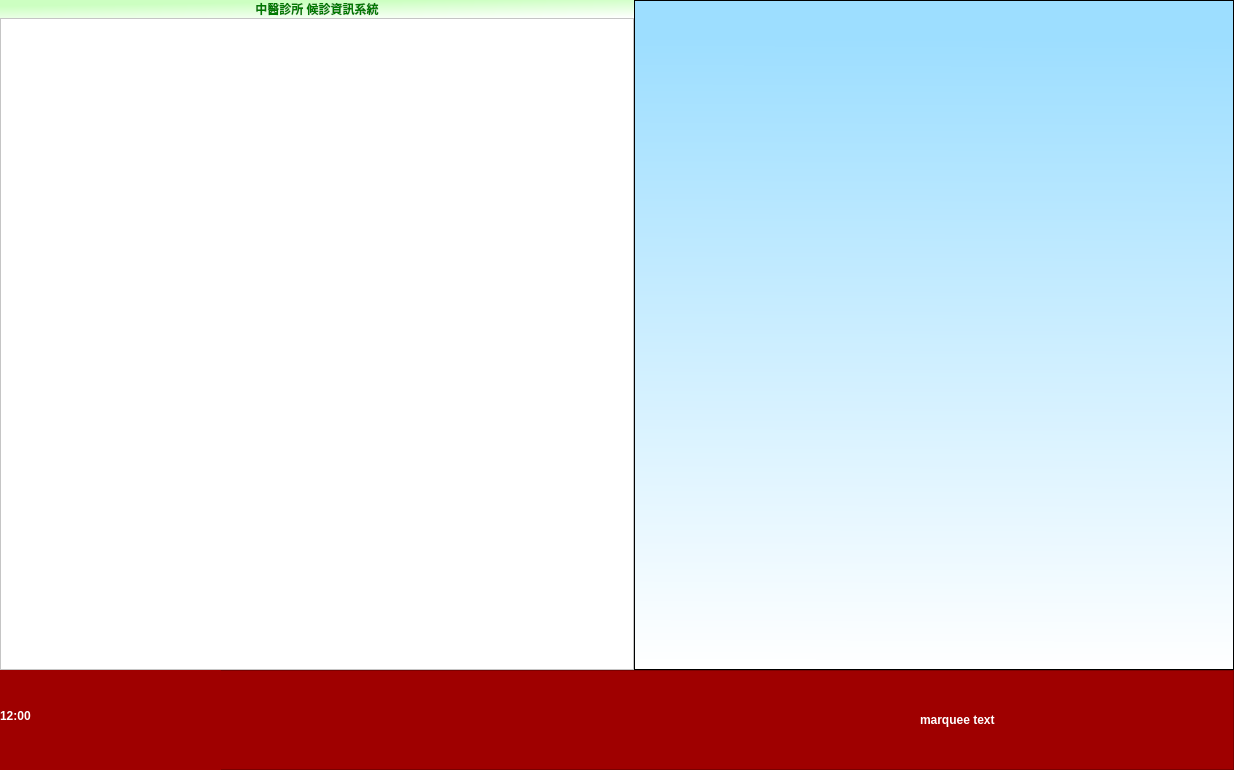
<?xml version="1.0" encoding="UTF-8"?>
<ui version="4.0">
 <class>MainWindow</class>
 <widget class="QMainWindow" name="MainWindow">
  <property name="windowModality">
   <enum>Qt::NonModal</enum>
  </property>
  <property name="geometry">
   <rect>
    <x>0</x>
    <y>0</y>
    <width>1234</width>
    <height>770</height>
   </rect>
  </property>
  <property name="windowTitle">
   <string>滿地富醫療資訊管理系統</string>
  </property>
  <widget class="QWidget" name="centralwidget">
   <layout class="QHBoxLayout" name="horizontalLayout">
    <property name="spacing">
     <number>0</number>
    </property>
    <property name="leftMargin">
     <number>0</number>
    </property>
    <property name="topMargin">
     <number>0</number>
    </property>
    <property name="rightMargin">
     <number>0</number>
    </property>
    <property name="bottomMargin">
     <number>0</number>
    </property>
    <item>
     <layout class="QVBoxLayout" name="verticalLayout">
      <property name="spacing">
       <number>0</number>
      </property>
      <item>
       <layout class="QHBoxLayout" name="horizontalLayout_2">
        <property name="spacing">
         <number>0</number>
        </property>
        <item>
         <layout class="QVBoxLayout" name="verticalLayout_media">
          <property name="spacing">
           <number>0</number>
          </property>
          <item>
           <layout class="QHBoxLayout" name="horizontalLayout_3">
            <property name="spacing">
             <number>0</number>
            </property>
            <item>
             <widget class="QLabel" name="label_title">
              <property name="sizePolicy">
               <sizepolicy hsizetype="Expanding" vsizetype="Fixed">
                <horstretch>0</horstretch>
                <verstretch>0</verstretch>
               </sizepolicy>
              </property>
              <property name="styleSheet">
               <string notr="true">font: 48pt &quot;微軟正黑體&quot;;
font-weight: bold;
color: rgb(0, 122, 0);
background-color: qlineargradient(spread:pad, x1:0.547, y1:0.0795455, x2:1, y2:1, stop:0 rgba(204, 255, 193, 255), stop:1 rgba(255, 255, 255, 255));</string>
              </property>
              <property name="lineWidth">
               <number>1</number>
              </property>
              <property name="text">
               <string>中醫診所 候診資訊系統</string>
              </property>
              <property name="alignment">
               <set>Qt::AlignCenter</set>
              </property>
             </widget>
            </item>
           </layout>
          </item>
          <item>
           <widget class="QFrame" name="frame_youtube">
            <property name="sizePolicy">
             <sizepolicy hsizetype="Expanding" vsizetype="Expanding">
              <horstretch>0</horstretch>
              <verstretch>0</verstretch>
             </sizepolicy>
            </property>
            <property name="styleSheet">
             <string notr="true">background-color: rgb(255, 255, 255);</string>
            </property>
            <property name="frameShape">
             <enum>QFrame::StyledPanel</enum>
            </property>
            <property name="frameShadow">
             <enum>QFrame::Raised</enum>
            </property>
           </widget>
          </item>
         </layout>
        </item>
        <item>
         <widget class="QTextBrowser" name="textBrowser_waiting_list">
          <property name="maximumSize">
           <size>
            <width>600</width>
            <height>16777215</height>
           </size>
          </property>
          <property name="styleSheet">
           <string notr="true">background-color: qlineargradient(spread:pad, x1:0.516, y1:0.0568182, x2:0.511, y2:1, stop:0 rgba(157, 222, 255, 255), stop:1 rgba(255, 255, 255, 255));</string>
          </property>
          <property name="lineWidth">
           <number>0</number>
          </property>
          <property name="cursorWidth">
           <number>0</number>
          </property>
         </widget>
        </item>
       </layout>
      </item>
      <item>
       <widget class="QFrame" name="frame">
        <property name="minimumSize">
         <size>
          <width>0</width>
          <height>100</height>
         </size>
        </property>
        <property name="styleSheet">
         <string notr="true">
background-color: rgb(159, 0, 0);</string>
        </property>
        <property name="frameShape">
         <enum>QFrame::StyledPanel</enum>
        </property>
        <property name="frameShadow">
         <enum>QFrame::Raised</enum>
        </property>
        <widget class="QLabel" name="label_marquee">
         <property name="geometry">
          <rect>
           <x>920</x>
           <y>20</y>
           <width>216</width>
           <height>59</height>
          </rect>
         </property>
         <property name="sizePolicy">
          <sizepolicy hsizetype="Preferred" vsizetype="Preferred">
           <horstretch>0</horstretch>
           <verstretch>0</verstretch>
          </sizepolicy>
         </property>
         <property name="styleSheet">
          <string notr="true">font: 48pt &quot;微軟正黑體&quot;;
font-weight:bold;
color: rgb(255, 255, 255);</string>
         </property>
         <property name="text">
          <string>marquee text</string>
         </property>
         <property name="wordWrap">
          <bool>false</bool>
         </property>
        </widget>
        <widget class="QLabel" name="label_clock">
         <property name="geometry">
          <rect>
           <x>0</x>
           <y>-20</y>
           <width>221</width>
           <height>131</height>
          </rect>
         </property>
         <property name="sizePolicy">
          <sizepolicy hsizetype="Preferred" vsizetype="Preferred">
           <horstretch>0</horstretch>
           <verstretch>0</verstretch>
          </sizepolicy>
         </property>
         <property name="styleSheet">
          <string notr="true">font: 48pt &quot;微軟正黑體&quot;;
font-weight:bold;
color: rgb(255, 255, 255);</string>
         </property>
         <property name="text">
          <string>12:00</string>
         </property>
         <property name="wordWrap">
          <bool>false</bool>
         </property>
        </widget>
       </widget>
      </item>
     </layout>
    </item>
   </layout>
  </widget>
  <action name="action_convert">
   <property name="icon">
    <iconset>
     <normaloff>../icons/document-import.svg</normaloff>../icons/document-import.svg</iconset>
   </property>
   <property name="text">
    <string>轉檔</string>
   </property>
  </action>
  <action name="action_ins_check">
   <property name="icon">
    <iconset>
     <normaloff>../icons/dialog-question.png</normaloff>../icons/dialog-question.png</iconset>
   </property>
   <property name="text">
    <string>申報檢查</string>
   </property>
   <property name="shortcut">
    <string>Ctrl+1</string>
   </property>
   <property name="shortcutContext">
    <enum>Qt::WindowShortcut</enum>
   </property>
  </action>
  <action name="action_ins_apply">
   <property name="icon">
    <iconset>
     <normaloff>../icons/mail-send.svg</normaloff>../icons/mail-send.svg</iconset>
   </property>
   <property name="text">
    <string>健保申報</string>
   </property>
   <property name="shortcut">
    <string>Ctrl+2</string>
   </property>
  </action>
  <action name="action_ins_judge">
   <property name="icon">
    <iconset>
     <normaloff>../icons/accessories-dictionary.png</normaloff>../icons/accessories-dictionary.png</iconset>
   </property>
   <property name="text">
    <string>健保抽審</string>
   </property>
   <property name="shortcut">
    <string>Ctrl+3</string>
   </property>
  </action>
  <action name="action_registration">
   <property name="icon">
    <iconset>
     <normaloff>../icons/add-files-to-archive.svg</normaloff>../icons/add-files-to-archive.svg</iconset>
   </property>
   <property name="text">
    <string>門診掛號</string>
   </property>
  </action>
  <action name="action_return_card">
   <property name="icon">
    <iconset>
     <normaloff>../icons/contact-new.svg</normaloff>../icons/contact-new.svg</iconset>
   </property>
   <property name="text">
    <string>健保卡欠還卡</string>
   </property>
  </action>
  <action name="action_checkout">
   <property name="icon">
    <iconset>
     <normaloff>../icons/accessories-calculator.png</normaloff>../icons/accessories-calculator.png</iconset>
   </property>
   <property name="text">
    <string>掛號櫃台結帳</string>
   </property>
  </action>
  <action name="action_patient_list">
   <property name="icon">
    <iconset>
     <normaloff>../icons/emblem-documents.png</normaloff>../icons/emblem-documents.png</iconset>
   </property>
   <property name="text">
    <string>病患查詢</string>
   </property>
  </action>
  <action name="action_ins_record_upload">
   <property name="icon">
    <iconset>
     <normaloff>../icons/mail-send.png</normaloff>../icons/mail-send.png</iconset>
   </property>
   <property name="text">
    <string>健保IC卡資料上傳</string>
   </property>
  </action>
  <action name="action_cashier">
   <property name="icon">
    <iconset>
     <normaloff>../icons/software-update-urgent.png</normaloff>../icons/software-update-urgent.png</iconset>
   </property>
   <property name="text">
    <string>批價作業</string>
   </property>
  </action>
  <action name="action_settings">
   <property name="icon">
    <iconset>
     <normaloff>../icons/preferences-system.png</normaloff>../icons/preferences-system.png</iconset>
   </property>
   <property name="text">
    <string>系統設定</string>
   </property>
  </action>
  <action name="action_charge">
   <property name="icon">
    <iconset>
     <normaloff>../icons/edit-select-all.svg</normaloff>../icons/edit-select-all.svg</iconset>
   </property>
   <property name="text">
    <string>收費設定</string>
   </property>
  </action>
  <action name="action_users">
   <property name="icon">
    <iconset>
     <normaloff>../icons/system-users.png</normaloff>../icons/system-users.png</iconset>
   </property>
   <property name="text">
    <string>使用者管理</string>
   </property>
  </action>
  <action name="action_diagnostic">
   <property name="icon">
    <iconset>
     <normaloff>../icons/user-info.png</normaloff>../icons/user-info.png</iconset>
   </property>
   <property name="text">
    <string>診察資料</string>
   </property>
  </action>
  <action name="action_medicine">
   <property name="icon">
    <iconset>
     <normaloff>../icons/accessories-dictionary.png</normaloff>../icons/accessories-dictionary.png</iconset>
   </property>
   <property name="text">
    <string>處方資料</string>
   </property>
  </action>
  <action name="action_ic_card">
   <property name="icon">
    <iconset>
     <normaloff>../icons/ic_card.jpg</normaloff>../icons/ic_card.jpg</iconset>
   </property>
   <property name="text">
    <string>健保卡讀卡機</string>
   </property>
  </action>
  <action name="action_waiting_list">
   <property name="icon">
    <iconset>
     <normaloff>../icons/accessories-text-editor.png</normaloff>../icons/accessories-text-editor.png</iconset>
   </property>
   <property name="text">
    <string>醫師看診作業</string>
   </property>
  </action>
  <action name="action_medical_record_list">
   <property name="icon">
    <iconset>
     <normaloff>../icons/folder-saved-search.png</normaloff>../icons/folder-saved-search.png</iconset>
   </property>
   <property name="text">
    <string>病歷查詢</string>
   </property>
  </action>
  <action name="action_medical_record_statistics">
   <property name="icon">
    <iconset>
     <normaloff>../icons/x-office-calendar.png</normaloff>../icons/x-office-calendar.png</iconset>
   </property>
   <property name="text">
    <string>病歷統計</string>
   </property>
  </action>
  <action name="action_show_side_bar">
   <property name="checkable">
    <bool>true</bool>
   </property>
   <property name="checked">
    <bool>false</bool>
   </property>
   <property name="icon">
    <iconset>
     <normaloff>../icons/preferences-desktop-accessibility.png</normaloff>../icons/preferences-desktop-accessibility.png</iconset>
   </property>
   <property name="text">
    <string>顯示/關閉側邊欄</string>
   </property>
   <property name="shortcut">
    <string>F4</string>
   </property>
  </action>
  <action name="action_doctor_nurse_table">
   <property name="icon">
    <iconset>
     <normaloff>../icons/system-users.png</normaloff>../icons/system-users.png</iconset>
   </property>
   <property name="text">
    <string>護士跟診表</string>
   </property>
  </action>
  <action name="action_purchase">
   <property name="icon">
    <iconset>
     <normaloff>../icons/user-available.png</normaloff>../icons/user-available.png</iconset>
   </property>
   <property name="text">
    <string>櫃台購藥</string>
   </property>
  </action>
  <action name="action_export_emr_xml">
   <property name="icon">
    <iconset>
     <normaloff>../icons/document-export.svg</normaloff>../icons/document-export.svg</iconset>
   </property>
   <property name="text">
    <string>匯出電子病歷交換檔 - xml</string>
   </property>
  </action>
  <action name="action_certificate_diagnosis">
   <property name="icon">
    <iconset>
     <normaloff>../icons/accessories-text-editor.png</normaloff>../icons/accessories-text-editor.png</iconset>
   </property>
   <property name="text">
    <string>診斷證明書</string>
   </property>
  </action>
  <action name="action_certificate_payment">
   <property name="icon">
    <iconset>
     <normaloff>../icons/edit-select-all.svg</normaloff>../icons/edit-select-all.svg</iconset>
   </property>
   <property name="text">
    <string>醫療費用證明書</string>
   </property>
  </action>
  <action name="action_update">
   <property name="icon">
    <iconset>
     <normaloff>../icons/emblem-synchronizing.png</normaloff>../icons/emblem-synchronizing.png</iconset>
   </property>
   <property name="text">
    <string>醫療軟體更新</string>
   </property>
  </action>
  <action name="action_doctor_schedule">
   <property name="icon">
    <iconset>
     <normaloff>../icons/gtk-select-all.svg</normaloff>../icons/gtk-select-all.svg</iconset>
   </property>
   <property name="text">
    <string>醫師班表</string>
   </property>
  </action>
  <action name="action_ins_drug">
   <property name="icon">
    <iconset>
     <normaloff>../icons/emblem-synchronizing.png</normaloff>../icons/emblem-synchronizing.png</iconset>
   </property>
   <property name="text">
    <string>健保藥品</string>
   </property>
  </action>
  <action name="action_statistics_doctor">
   <property name="icon">
    <iconset>
     <normaloff>../icons/stock_select-all.svg</normaloff>../icons/stock_select-all.svg</iconset>
   </property>
   <property name="text">
    <string>醫師統計</string>
   </property>
  </action>
  <action name="action_statistics_return_rate">
   <property name="icon">
    <iconset>
     <normaloff>../icons/edit-redo.svg</normaloff>../icons/edit-redo.svg</iconset>
   </property>
   <property name="text">
    <string>回診率統計</string>
   </property>
   <property name="toolTip">
    <string>回診率統計</string>
   </property>
  </action>
  <action name="action_restore_records">
   <property name="icon">
    <iconset>
     <normaloff>../icons/undo.svg</normaloff>../icons/undo.svg</iconset>
   </property>
   <property name="text">
    <string>資料回復</string>
   </property>
  </action>
  <action name="action_hosts">
   <property name="icon">
    <iconset>
     <normaloff>../icons/network-workgroup.png</normaloff>../icons/network-workgroup.png</iconset>
   </property>
   <property name="text">
    <string>分院連線設定</string>
   </property>
  </action>
  <action name="action_database_repair">
   <property name="icon">
    <iconset>
     <normaloff>../icons/drive-multidisk.png</normaloff>../icons/drive-multidisk.png</iconset>
   </property>
   <property name="text">
    <string>資料庫修復</string>
   </property>
  </action>
  <action name="action_misc">
   <property name="icon">
    <iconset>
     <normaloff>../icons/applications-other.png</normaloff>../icons/applications-other.png</iconset>
   </property>
   <property name="text">
    <string>其他資料</string>
   </property>
  </action>
  <action name="action_statistics_medicine">
   <property name="icon">
    <iconset>
     <normaloff>../icons/emblem-documents.png</normaloff>../icons/emblem-documents.png</iconset>
   </property>
   <property name="text">
    <string>用藥統計</string>
   </property>
  </action>
  <action name="action_examination_list">
   <property name="icon">
    <iconset>
     <normaloff>../icons/applications-engineering.png</normaloff>../icons/applications-engineering.png</iconset>
   </property>
   <property name="text">
    <string>檢驗報告查詢</string>
   </property>
   <property name="toolTip">
    <string>檢驗報告查詢</string>
   </property>
  </action>
  <action name="action_examination">
   <property name="icon">
    <iconset>
     <normaloff>../icons/accessories-text-editor.png</normaloff>../icons/accessories-text-editor.png</iconset>
   </property>
   <property name="text">
    <string>檢驗報告登錄</string>
   </property>
   <property name="toolTip">
    <string>檢驗報告登錄</string>
   </property>
  </action>
  <action name="action_import_medical_record">
   <property name="icon">
    <iconset>
     <normaloff>../icons/document-import.svg</normaloff>../icons/document-import.svg</iconset>
   </property>
   <property name="text">
    <string>匯入病歷資料JSON</string>
   </property>
   <property name="toolTip">
    <string>匯入病歷資料JSON</string>
   </property>
  </action>
  <action name="action_statistics_ins_performance">
   <property name="icon">
    <iconset>
     <normaloff>../icons/trophy-gold.png</normaloff>../icons/trophy-gold.png</iconset>
   </property>
   <property name="text">
    <string>健保申報業績</string>
   </property>
   <property name="toolTip">
    <string>健保申報業績</string>
   </property>
  </action>
  <action name="action_statistics_doctor_commission">
   <property name="icon">
    <iconset>
     <normaloff>../icons/face-angel.png</normaloff>../icons/face-angel.png</iconset>
   </property>
   <property name="text">
    <string>醫師銷售業績統計</string>
   </property>
   <property name="toolTip">
    <string>醫師銷售業績統計</string>
   </property>
  </action>
  <action name="action_massage_registration">
   <property name="icon">
    <iconset>
     <normaloff>../icons/accessories-text-editor.png</normaloff>../icons/accessories-text-editor.png</iconset>
   </property>
   <property name="text">
    <string>養生館掛號</string>
   </property>
  </action>
  <action name="action_event_log">
   <property name="icon">
    <iconset>
     <normaloff>../icons/accessories-dictionary.png</normaloff>../icons/accessories-dictionary.png</iconset>
   </property>
   <property name="text">
    <string>系統日誌</string>
   </property>
   <property name="toolTip">
    <string>系統日誌</string>
   </property>
  </action>
  <action name="action_statistics_ins_discount">
   <property name="icon">
    <iconset>
     <normaloff>../icons/face-smile.png</normaloff>../icons/face-smile.png</iconset>
   </property>
   <property name="text">
    <string>健保門診優惠統計</string>
   </property>
   <property name="toolTip">
    <string>健保門診優惠統計</string>
   </property>
  </action>
  <action name="action_statistics_multiple_performance">
   <property name="icon">
    <iconset>
     <normaloff>../icons/trophy-gold.png</normaloff>../icons/trophy-gold.png</iconset>
   </property>
   <property name="text">
    <string>綜合業績報表</string>
   </property>
   <property name="toolTip">
    <string>綜合業績報表</string>
   </property>
  </action>
  <action name="action_statistics_daily">
   <property name="icon">
    <iconset>
     <normaloff>../icons/gtk-select-all.svg</normaloff>../icons/gtk-select-all.svg</iconset>
   </property>
   <property name="text">
    <string>日報表</string>
   </property>
   <property name="toolTip">
    <string>日報表</string>
   </property>
  </action>
  <action name="action_exam_result">
   <property name="icon">
    <iconset>
     <normaloff>../icons/applications-science.png</normaloff>../icons/applications-science.png</iconset>
   </property>
   <property name="text">
    <string>醫事檢驗所報告</string>
   </property>
   <property name="toolTip">
    <string>醫事檢驗所報告</string>
   </property>
  </action>
  <action name="action_statistics_no_return_rate">
   <property name="icon">
    <iconset>
     <normaloff>../icons/gtk-undo-ltr.svg</normaloff>../icons/gtk-undo-ltr.svg</iconset>
   </property>
   <property name="text">
    <string>未回診統計</string>
   </property>
   <property name="toolTip">
    <string>未回診統計</string>
   </property>
  </action>
  <action name="action_case_template">
   <property name="icon">
    <iconset>
     <normaloff>../icons/editcopy.svg</normaloff>../icons/editcopy.svg</iconset>
   </property>
   <property name="text">
    <string>參考病歷</string>
   </property>
   <property name="toolTip">
    <string>參考病歷</string>
   </property>
  </action>
  <action name="action_statistics_massager">
   <property name="icon">
    <iconset>
     <normaloff>../icons/system-users.png</normaloff>../icons/system-users.png</iconset>
   </property>
   <property name="text">
    <string>推拿師統計</string>
   </property>
   <property name="toolTip">
    <string>推拿師統計</string>
   </property>
  </action>
  <action name="action_2">
   <property name="text">
    <string>分院資料設定</string>
   </property>
  </action>
  <action name="action_branch_settings">
   <property name="text">
    <string>分院統計設定</string>
   </property>
  </action>
  <action name="action_statistics_branch_project">
   <property name="text">
    <string>分院專案統計</string>
   </property>
  </action>
  <action name="action_branch_daily_income">
   <property name="text">
    <string>分院日報表</string>
   </property>
  </action>
  <action name="action_commission_summary">
   <property name="icon">
    <iconset>
     <normaloff>../icons/trophy-gold.png</normaloff>../icons/trophy-gold.png</iconset>
   </property>
   <property name="text">
    <string>自費銷售抽成總表</string>
   </property>
  </action>
  <action name="action_sales_summary">
   <property name="icon">
    <iconset>
     <normaloff>../icons/trophy-silver.png</normaloff>../icons/trophy-silver.png</iconset>
   </property>
   <property name="text">
    <string>自費銷售金額總表</string>
   </property>
  </action>
  <action name="action_export_all_database">
   <property name="icon">
    <iconset>
     <normaloff>../icons/filesave.svg</normaloff>../icons/filesave.svg</iconset>
   </property>
   <property name="text">
    <string>匯出全部資料庫</string>
   </property>
   <property name="toolTip">
    <string>匯出全部資料庫</string>
   </property>
  </action>
  <action name="action_import_all_database">
   <property name="icon">
    <iconset>
     <normaloff>../icons/software-update-urgent.png</normaloff>../icons/software-update-urgent.png</iconset>
   </property>
   <property name="text">
    <string>匯入全部資料庫</string>
   </property>
   <property name="toolTip">
    <string>匯入全部資料庫</string>
   </property>
  </action>
  <action name="action_export_medical_record_json">
   <property name="icon">
    <iconset>
     <normaloff>../icons/document-export.svg</normaloff>../icons/document-export.svg</iconset>
   </property>
   <property name="text">
    <string>匯出病歷資料JSON</string>
   </property>
   <property name="toolTip">
    <string>匯出病歷資料JSON</string>
   </property>
  </action>
  <action name="action_debt">
   <property name="icon">
    <iconset>
     <normaloff>../icons/face-crying.png</normaloff>../icons/face-crying.png</iconset>
   </property>
   <property name="text">
    <string>欠還款作業</string>
   </property>
   <property name="toolTip">
    <string>欠還款作業</string>
   </property>
  </action>
  <action name="action_pharmacist_schedule">
   <property name="icon">
    <iconset>
     <normaloff>../icons/x-office-calendar.png</normaloff>../icons/x-office-calendar.png</iconset>
   </property>
   <property name="text">
    <string>藥師班表</string>
   </property>
   <property name="toolTip">
    <string>藥師班表</string>
   </property>
  </action>
  <action name="action_statistics_ins_pregnant">
   <property name="icon">
    <iconset>
     <normaloff>../icons/gohome.svg</normaloff>../icons/gohome.svg</iconset>
   </property>
   <property name="text">
    <string>孕產照護報表</string>
   </property>
   <property name="toolTip">
    <string>孕產照護報表</string>
   </property>
  </action>
  <action name="action_statistics_period_count">
   <property name="icon">
    <iconset>
     <normaloff>../icons/system-users.png</normaloff>../icons/system-users.png</iconset>
   </property>
   <property name="text">
    <string>診數統計</string>
   </property>
   <property name="toolTip">
    <string>診數統計表表</string>
   </property>
  </action>
  <action name="action_purchase_records">
   <property name="icon">
    <iconset>
     <normaloff>../icons/accessories-calculator.png</normaloff>../icons/accessories-calculator.png</iconset>
   </property>
   <property name="text">
    <string>自費銷售記錄</string>
   </property>
  </action>
 </widget>
 <resources/>
 <connections/>
</ui>
